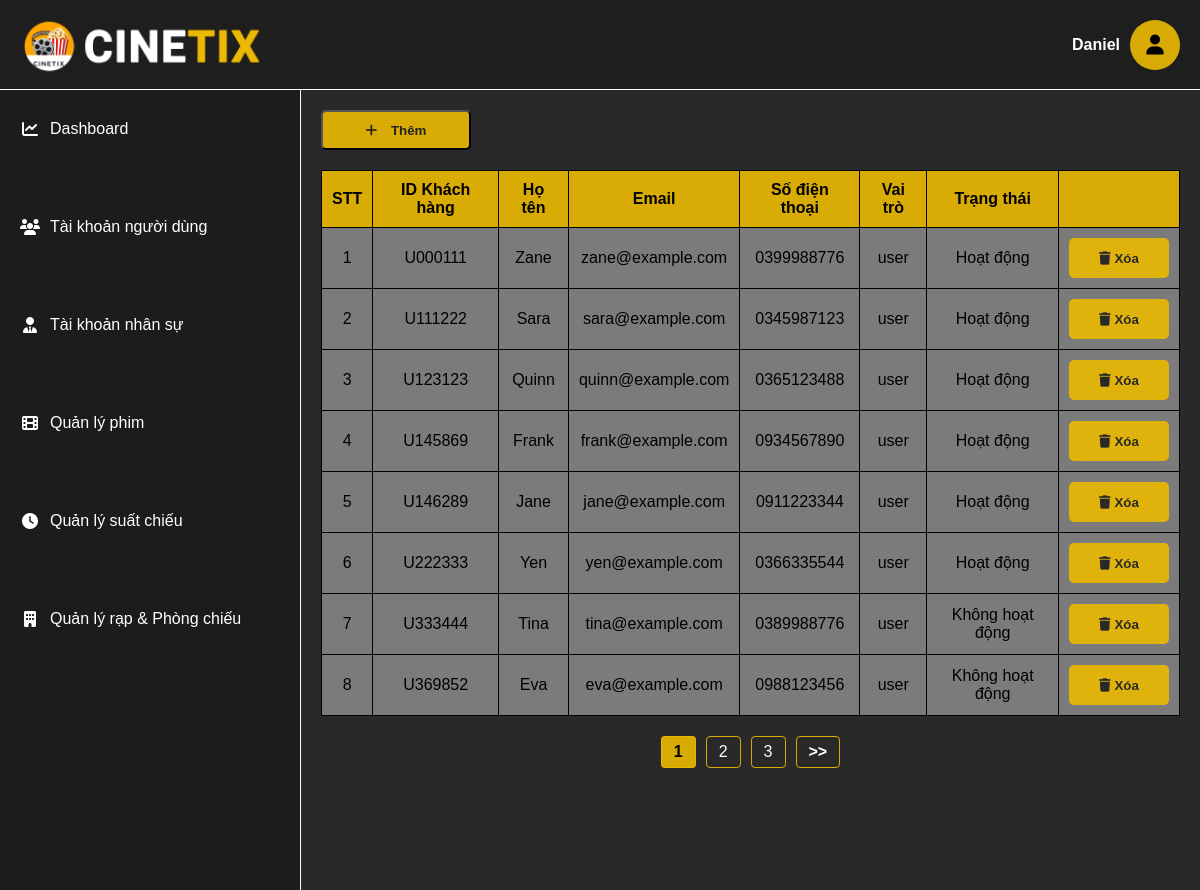
/admin/taikhoannguoidung.php (signed in), run on an earlier commit of the app's database.
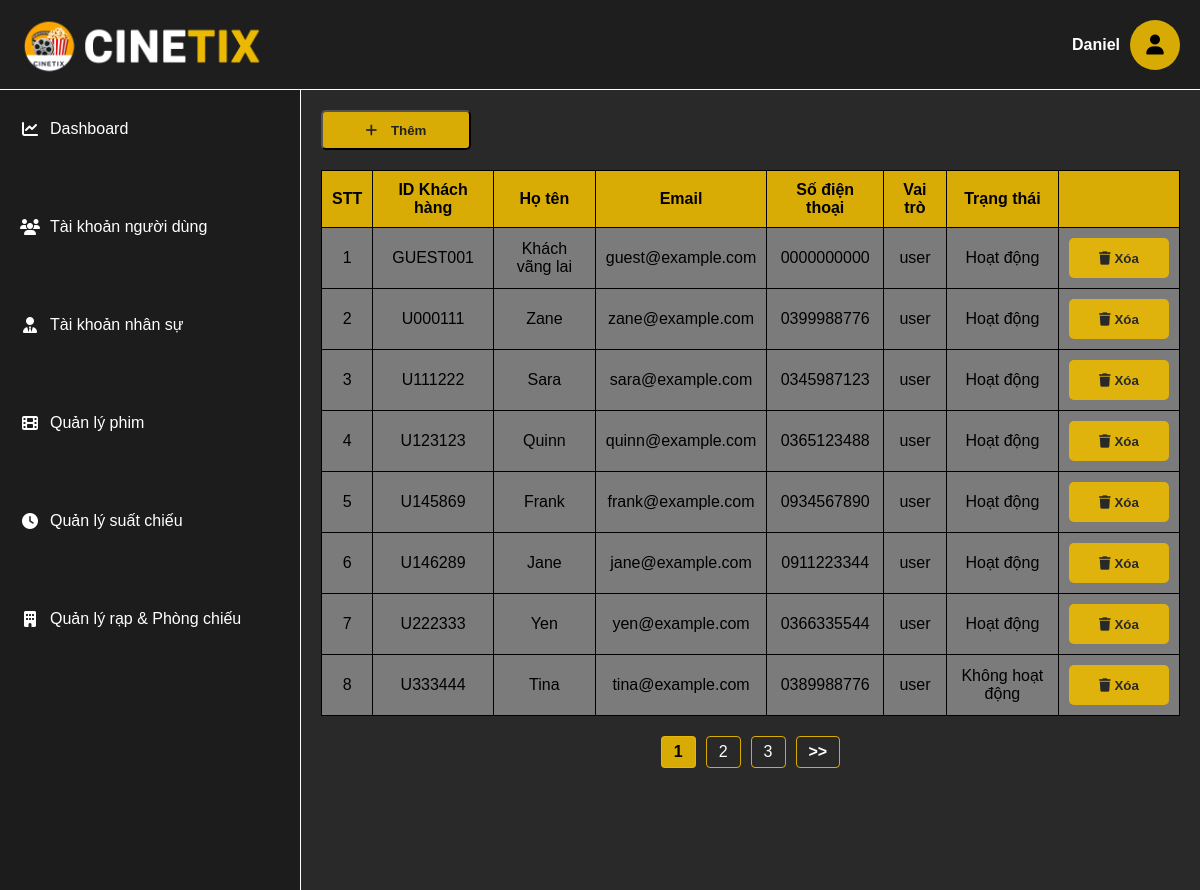
And on a later commit of the database.
### tables this page shows
CREATE TABLE users (
    id VARCHAR(100) PRIMARY KEY,
    user_name VARCHAR(100) NOT NULL,
    email VARCHAR(100) UNIQUE NOT NULL,
    pass_word VARCHAR(255) NOT NULL,
    phone_number VARCHAR(20),
    ro_lo ENUM('user','admin','employee') DEFAULT 'user',
    start_date DATE NULL,
    account_status ENUM('Hoạt động', 'Không hoạt động') DEFAULT 'Hoạt động',
    last_active DATETIME DEFAULT CURRENT_TIMESTAMP ON UPDATE CURRENT_TIMESTAMP,
    created_at DATETIME DEFAULT CURRENT_TIMESTAMP
);

### admin/taikhoannguoidung.php (the view, shortened to what this page needs)
<?php
include('header_admin.php');
?>
<!DOCTYPE html>
<html lang="vi">
<head>
  <link rel="stylesheet" href="../admin/adminCSS/admin_layout.css">
  <link rel="stylesheet" href="../admin/adminCSS/header_admin.css">
  <link rel="stylesheet" href="../admin/adminCSS/quanlyphim.css">
  <link rel="stylesheet" href="https://cdnjs.cloudflare.com/ajax/libs/font-awesome/6.5.0/css/all.min.css">
</head>
<body>
  <div class="admin-layout">
    <aside class="sidebar">
      <?php include('sidebar_admin.php'); ?>
    </aside>
<?php
$limit = 8;
$page = isset($_GET['page']) ? (int)$_GET['page'] : 1;
$total_result = mysqli_query($conn, "SELECT COUNT(*) AS total FROM users WHERE users.ro_lo = 'user'");
$total_row = mysqli_fetch_assoc($total_result);
$total_records = $total_row['total'];
$total_page = ceil($total_records / $limit);
$offset = ($page - 1) * $limit;
$sql = "SELECT
    users.id AS user_id,
    users.user_name AS username,
    users.email AS email,
    users.phone_number AS phone,
    users.ro_lo AS role,
    users.account_status AS status
    FROM users
    WHERE users.ro_lo = 'user'
    LIMIT $offset, $limit";
$results = mysqli_query($conn, $sql);
if ($results && mysqli_num_rows($results) > 0) {
    echo '<main class="main-content">';
    echo '<div class="buttons">';
    echo '<button><i class="fa-solid fa-plus"></i><span> Thêm </span></button>';
    echo '</div>';
    echo '<table>';
    echo '<thead>
            <tr>
                <th>STT</th>
                <th>ID Khách hàng</th>
                <th>Họ tên</th>
                <th>Email</th>
                <th>Số điện thoại</th>
                <th>Vai trò</th>
                <th>Trạng thái</th>
                <th></th>
            </tr>
          </thead>';
    echo '<tbody>';
    $i = ($page - 1) * $limit;
    while ($row = mysqli_fetch_assoc($results)) {
        echo "<tr>
                <td>" . ++$i . "</td>
                <td>{$row['user_id']}</td>
                <td>{$row['username']}</td>
                <td>{$row['email']}</td>
                <td>{$row['phone']}</td>
                <td>{$row['role']}</td>
                <td>{$row['status']}</td>
                <td>
                   <div class='action-buttons'>
                    <button class='btn-delete'><i class='fa-solid fa-trash'></i> Xóa</button>
                </div>
                </td>
              </tr>";
    }
    echo '</tbody></table>';
    if ($total_page > 1) {
        echo '<div class="pagination">';
        $max_links = 4;
        $start = max(1, $page - floor($max_links / 2));
        $end = min($total_page, $start + $max_links - 1);
    for ($i = $start; $i <= $end; $i++) {
        if ($i == $page) {
            echo '<strong>' . $i . '</strong>';
        } else {
            echo '<a href="?page=' . $i . '">' . $i . '</a>';
        }
    }
        if ($page < $total_page) {
            echo '<a href="?page=' . ($page + 1) . '">>></a>';
        }
        echo '</div>';
    }
    echo '</main>';
} else {
    echo "<p class='main-content'>Không có người dùng nào.</p>";
}
?>
  </div>
</body>
</html>

What changed in the data, as far as the page shows it:
no longer on this page (row unchanged): users: id "U369852", user_name "Eva", email "eva@example.com", phone_number "0988123456", ro_lo "user", account_status "Không hoạt động"
added users: id "GUEST001", user_name "Khách vãng lai", email "guest@example.com", phone_number "0000000000", ro_lo "user", account_status "Hoạt động"
